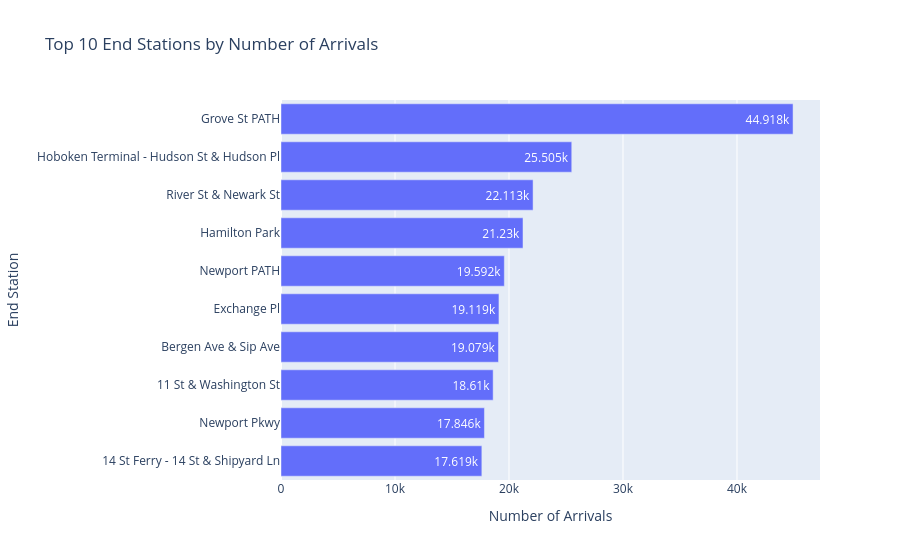

Write notebook code for a chart like this one.
### Code cell
fig = px.bar(
    top_end_stations.sort_values("number_of_arrivals"),
    x="number_of_arrivals",
    y="end_station_name",
    orientation="h",
    title="Top 10 End Stations by Number of Arrivals",
    text_auto=True
)

fig.update_layout(
    xaxis_title="Number of Arrivals",
    yaxis_title="End Station"
)

fig.show()

### Figure 1 — Plotly figure (JSON) as saved in the notebook; plotly's stock layout.template omitted (floating-point values rounded to 4 significant figures)
{"data": [{"hovertemplate": "number_of_arrivals=%{x}<br>end_station_name=%{y}<extra></extra>", "legendgroup": "", "marker": {"color": "#636efa", "pattern": {"shape": ""}}, "name": "", "orientation": "h", "showlegend": false, "textposition": "auto", "texttemplate": "%{x}", "type": "bar", "x": [17619, 17846, 18610, 19079, 19119, 19592, 21230, 22113, 25505, 44918], "xaxis": "x", "y": ["14 St Ferry - 14 St & Shipyard Ln", "Newport Pkwy", "11 St & Washington St", "Bergen Ave & Sip Ave", "Exchange Pl", "Newport PATH", "Hamilton Park", "River St & Newark St", "Hoboken Terminal - Hudson St & Hudson Pl", "Grove St PATH"], "yaxis": "y"}], "layout": {"barmode": "relative", "legend": {"tracegroupgap": 0}, "title": {"text": "Top 10 End Stations by Number of Arrivals"}, "xaxis": {"anchor": "y", "domain": [0, 1], "title": {"text": "Number of Arrivals"}}, "yaxis": {"anchor": "x", "domain": [0, 1], "title": {"text": "End Station"}}}}
